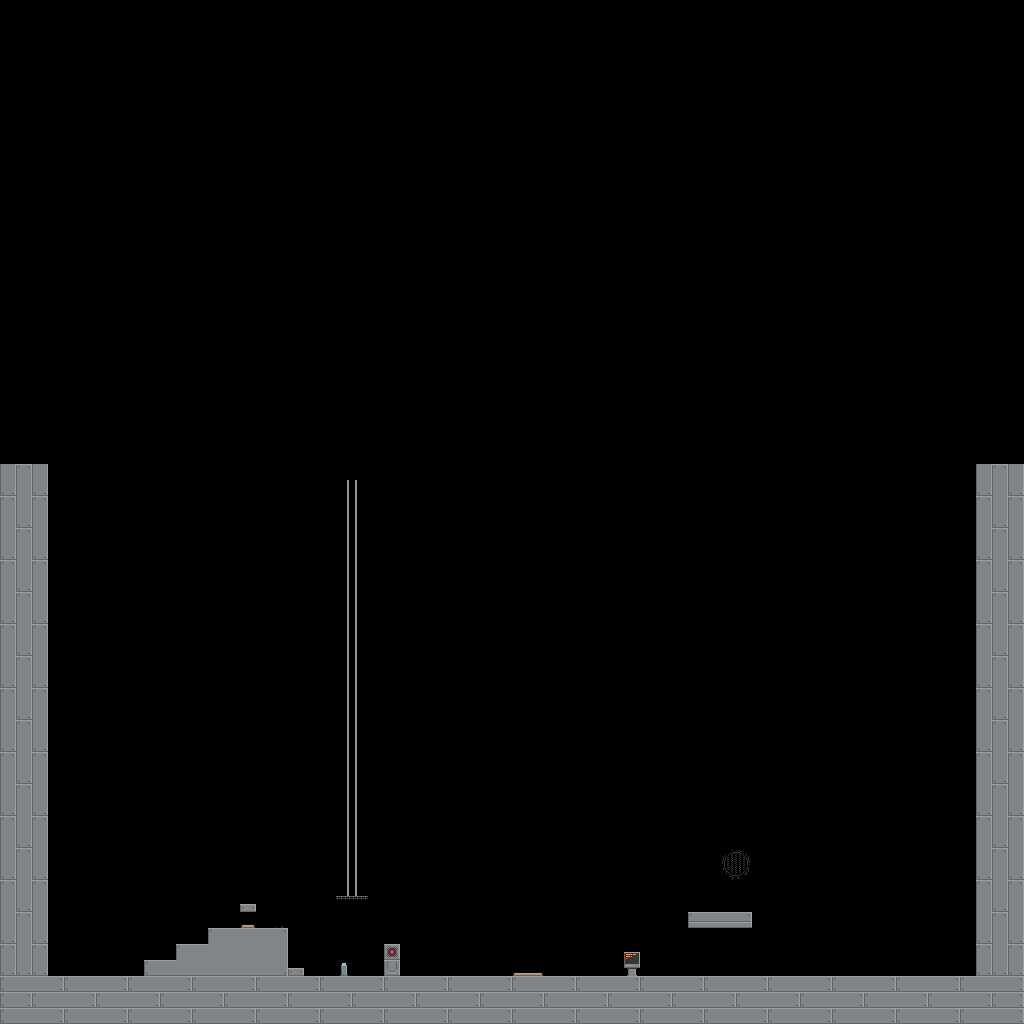

A level layout from a 2D game, rendered from its tile map. Below: a short description, then the map file with tile-grid data replaced by summaries:
An orthogonal 64x64 tile map with 16x16 px tiles, 4 tile layers (non-coll2, non-coll1, collision_layer, non-coll3).

<map version="1.5" tiledversion="1.7.2" orientation="orthogonal" renderorder="right-down" width="64" height="64" tilewidth="16" tileheight="16" infinite="0" nextlayerid="6" nextobjectid="1">
 <tileset firstgid="1" source="../world tileset16x16.tsx" />
 <layer id="3" name="non-coll2" width="64" height="64">
  <data>[4096 cells, 2 non-empty, 2 distinct tile ids]</data>
 </layer>
 <layer id="2" name="non-coll1" width="64" height="64">
  <data>[4096 cells, 53 non-empty, 3 distinct tile ids]</data>
 </layer>
 <layer id="1" name="collision_layer" width="64" height="64">
  <data>[4096 cells, 435 non-empty, 31 distinct tile ids]</data>
 </layer>
 <layer id="5" name="non-coll3" width="64" height="64">
  <data>[4096 cells, 5 non-empty, 5 distinct tile ids]</data>
 </layer>
</map>
